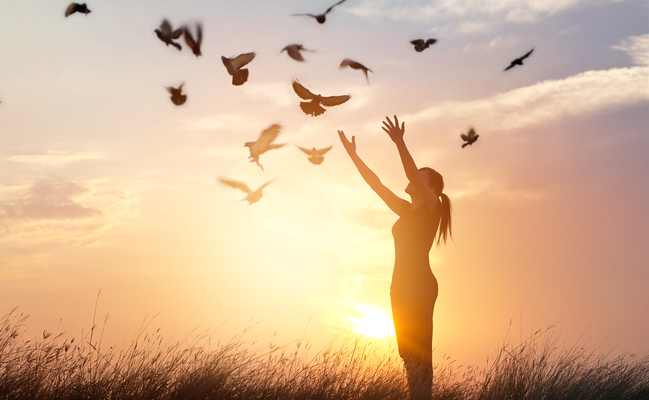
#> input picture life.jpg, 649 x 400 px, found by its file name
$ python rotate.py
#> lines starting #> are read from the running program, lines starting #| are printed output that depends on the picture
from PIL import Image
im = Image.open("/home/entong/Pictures/life.jpg")
#> im is the input picture: PIL image 649x400 RGB; mean R, G, B 215.3, 181.1, 148.9
im.rotate(180).show()
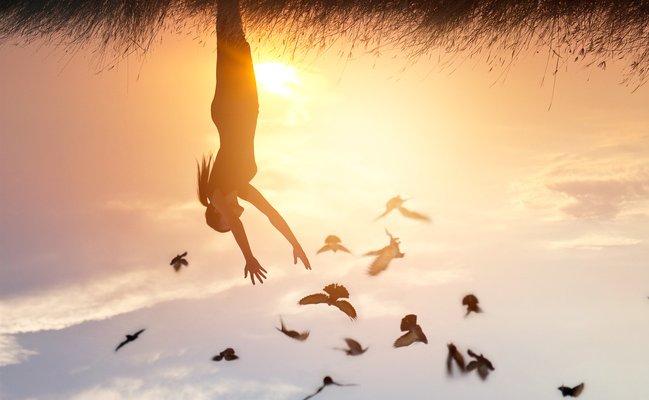
#> shown: PIL image 649x400 RGB; mean R, G, B 215.3, 181.1, 148.9
im.save("life123.jpg")
